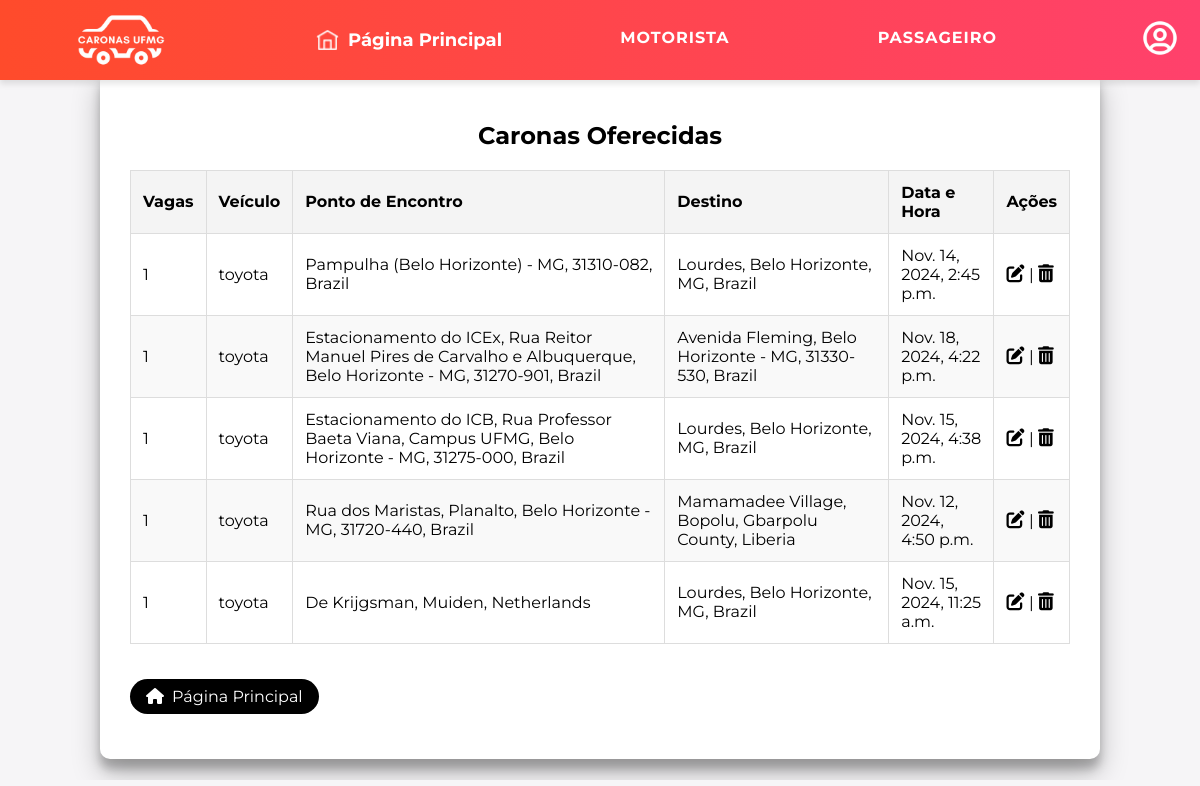
/visualizar_caronas/ (signed in), run on the app's committed database.
### polls/models.py (models this page shows, shortened)
class Carona(models.Model):
    cpf_motorista = models.ForeignKey('Usuario', on_delete=models.CASCADE)  # Chave estrangeira para Usuario
    quantidade = models.IntegerField()
    veiculo = models.ForeignKey('Veiculo', on_delete=models.CASCADE)  # Chave estrangeira para Veiculo
    ponto_encontro = models.CharField(max_length=255)
    destino = models.CharField(max_length=255)
    data_hora = models.DateTimeField()  # Campo para data e hora

class Veiculo(models.Model):
    cpf_motorista = models.ForeignKey('Usuario', on_delete=models.CASCADE, default='0.00000000')  # Chave estrangeira para Usuario
    placa = models.CharField(max_length=7, primary_key=True)  # A placa será a chave primária, portanto, deve ser única
    modelo = models.CharField(max_length=50)  # Campo para o modelo do veículo
    cor = models.CharField(max_length=20)  # Campo para a cor do veículo

### polls/views.py (the view)
# urls.py: path('visualizar_caronas/', views.visualizar_caronas, name='visualizar_caronas'),
def visualizar_caronas(request):
    cpf = request.session['cpf']
    try: veiculo = Veiculo.objects.get(cpf_motorista = cpf)
    except Veiculo.DoesNotExist : return HttpResponse("Nenhum veículo cadastrado nesse CPF")
    caronas = Carona.objects.filter(cpf_motorista = cpf)
    return render(request, 'mysite/visualizarcaronas.html', {'caronas': caronas})

### polls/templates/mysite/visualizarcaronas.html (shortened to what this page needs)
{% extends 'mysite/base.html' %}
{% load static %}
{% block extra_css %}
    <link rel="stylesheet" href="{% static 'css/visualizarcarona.css' %}">
	<link rel="stylesheet" href="https://cdnjs.cloudflare.com/ajax/libs/font-awesome/6.0.0-beta3/css/all.min.css">
{% endblock %}
{% block content %}
    <main>
        <h2>Caronas Oferecidas</h2>
        {% if caronas %}
            <div class="table-container">
                <table>
                    <thead>
                        <tr>
                            <th>Vagas</th>
                            <th>Veículo</th>
                            <th>Ponto de Encontro</th>
                            <th>Destino</th>
                            <th>Data e Hora</th>
                            <th>Ações</th>
                        </tr>
                    </thead>
                    <tbody>
                        {% for carona in caronas %}
                            <tr class="carona-row">
                                <td>{{ carona.quantidade }}</td>
                                <td>{{ carona.veiculo.modelo}}</td>
                                <td>{{ carona.ponto_encontro }}</td>
                                <td>{{ carona.destino }}</td>
                                <td>{{ carona.data_hora }}</td>
                                <td>
                                    <a href="{% url 'editar_carona' carona.id %}">
                                        <i class="fas fa-edit"></i>
                                    </a> |
                                    <a href="#" onclick="showPopup({{ carona.id }})">
                                        <i class="fas fa-trash-alt"></i>
                                    </a>
                                </td>
                            </tr>
                        {% endfor %}
                    </tbody>
                </table>
            </div>
        {% else %}
            <p>Você não tem nenhuma carona oferecida no momento :).</p>
        {% endif %}
        <a href="{% url 'home' %}" class="home-link">
			<i class="fas fa-home"></i> Página Principal
		</a>
    </main>
{% endblock %}

### static/css/base.css (style rules this page uses)
* { box-sizing: border-box; }
html, body { height: 100%; overflow: hidden; }
body { background: #f6f5f7; display: flex; justify-content: center; align-items: center; flex-direction: column; font-family: 'Montserrat', sans-serif; }
h2 { text-align: center; }
a { color: #333; font-size: 18px; text-decoration: none; margin: 15px 0; }

### static/css/visualizarcarona.css (style rules this page uses)
* { box-sizing: border-box; }
html, body { height: 100%; overflow: hidden; }
body { background: #f6f5f7; display: flex; justify-content: center; align-items: center; flex-direction: column; font-family: 'Montserrat', sans-serif; height: 100vh; margin: -20px 0 50px; }
main { background-color: #fff; border-radius: 10px; box-shadow: 0 14px 28px rgba(0,0,0,0.25), 0 10px 10px rgba(0,0,0,0.22); padding: 30px; max-width: 1000px; width: 100%; }
table { width: 100%; border-collapse: collapse; margin-bottom: 20px; }
th, td { padding: 12px; text-align: left; border: 1px solid #ddd; }
th { background-color: #f4f4f4; font-weight: bold; }
a { color: black; text-decoration: none; }
table tbody tr:nth-child(even) { background-color: #f9f9f9; }
table tbody tr:nth-child(odd) { background-color: #fff; }
.home-link { display: inline-flex; align-items: center; font-size: 16px; padding: 8px 16px; background-color: black; color: white; border-radius: 25px; text-decoration: none; transition: background-color 0.3s, transform 0.3s; }
.home-link i { margin-right: 8px; }

### data on the page
Carona: quantidade "1", veiculo.modelo "toyota", ponto_encontro "Pampulha (Belo Horizonte) - MG, 31310-082, Brazil", destino "Lourdes, Belo Horizonte, MG, Brazil", data_hora "Nov. 14, 2024, 2:45 p.m."
Carona: quantidade "1", veiculo.modelo "toyota", ponto_encontro "Estacionamento do ICEx, Rua Reitor Manuel Pires de Carvalho e Albuquerque, Belo Horizonte - MG, 31270-901, Brazil", destino "Avenida Fleming, Belo Horizonte - MG, 31330-530, Brazil", data_hora "Nov. 18, 2024, 4:22 p.m."
Carona: quantidade "1", veiculo.modelo "toyota", ponto_encontro "Estacionamento do ICB, Rua Professor Baeta Viana, Campus UFMG, Belo Horizonte - MG, 31275-000, Brazil", destino "Lourdes, Belo Horizonte, MG, Brazil", data_hora "Nov. 15, 2024, 4:38 p.m."
Carona: quantidade "1", veiculo.modelo "toyota", ponto_encontro "Rua dos Maristas, Planalto, Belo Horizonte - MG, 31720-440, Brazil", destino "Mamamadee Village, Bopolu, Gbarpolu County, Liberia", data_hora "Nov. 12, 2024, 4:50 p.m."
Carona: quantidade "1", veiculo.modelo "toyota", ponto_encontro "De Krijgsman, Muiden, Netherlands", destino "Lourdes, Belo Horizonte, MG, Brazil", data_hora "Nov. 15, 2024, 11:25 a.m."
